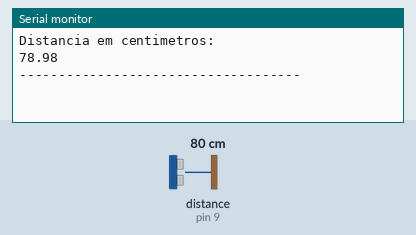
Recording of a sketch running on a simulated Arduino Uno, built with avr-gcc and run on an emulated ATmega328P. Parts: the last lines printed to the serial monitor. Wiring (inferred from the names in the program): ultrasonic range finder: trigger pin 8; echo pin 9. The inputs (shaded band) are chosen by the test bench; at power-on: distance to the obstacle (sensor on pin 9) 80 cm. The echo pulse lasts 58.3 µs per cm.

Above: at 1.3 s.
1.4 s: distance to the obstacle (sensor on pin 9) set to 2 cm
At 2.5 s:
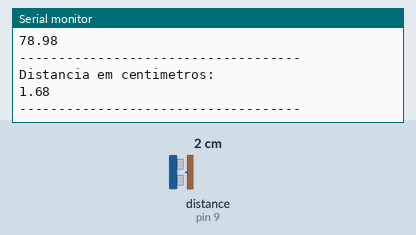
4.1 s: distance to the obstacle (sensor on pin 9) set to 4 cm
At 5.6 s:
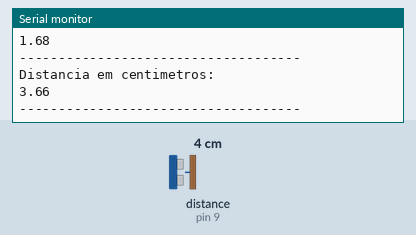
Timing chart, 0 to 7.1 s (numbered marks = the images above; inputs shaded):
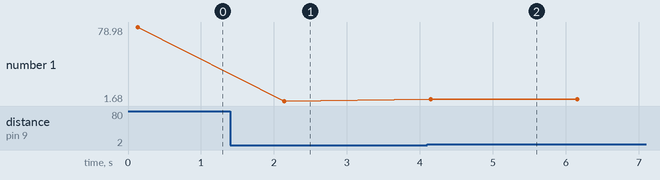

The sketch:

Sensor_Ultrasonico_ArduinoNano_Escravo.ino
```cpp
#include<HCSR04.h>

int PinTrigger = 8; // Pino usado para disparar os pulsos do sensor
int PinEcho = 9; // pino usado para ler a saida do sensor
float TempoEcho = 0;
const float VelocidadeSom_mpors = 340; // em metros por segundo
const float VelocidadeSom_mporus = 0.000340; // em metros por microsegundo

void setup(){
  // Configura pino de Trigger como saída e inicializa com nível baixo
  pinMode(PinTrigger, OUTPUT);
  digitalWrite(PinTrigger, LOW);
  pinMode(PinEcho, INPUT); // configura pino ECHO como entrada

  // Inicializa a porta serial
  Serial.begin(9600);

  delay(100);
}
void loop(){
  // Envia pulso para o disparar o sensor
  DisparaPulsoUltrassonico();
  // Mede o tempo de duração do sinal no pino de leitura(us)
  TempoEcho = pulseIn(PinEcho, HIGH);
  /*Serial.println("Distancia em metros: ");
  Serial.println(CalculaDistancia(TempoEcho));
  */
  Serial.println("Distancia em centimetros: ");
  Serial.println(CalculaDistancia(TempoEcho)*100);
  Serial.println("------------------------------------");

  // aguarda um pouco antes de começar tudo de novo
  delay(2000);
}
// Funçao para enviar o pulso de trigger
void DisparaPulsoUltrassonico(){
  // Para fazer o HC-SR04 enviar um pulso ultrassonico, nos temos
  // que enviar para o pino de trigger um sinal de nivel alto
  // com pelo menos 10us de duraçao
  digitalWrite(PinTrigger, HIGH);
  delayMicroseconds(10);
  digitalWrite(PinTrigger, LOW);
  }
// Função para calcular a distancia em metros
float CalculaDistancia(float tempo_us){
  return((tempo_us*VelocidadeSom_mporus)/2);
}
```

Measured:
- after the input at 1.4 s, the serial monitor: prints a new line after 0.74 s (image 1)
- after the input at 4.1 s, the serial monitor: prints a new line after 0.05 s (image 2)
- plotted number 1: 78.98 → 1.68 after the input at 1.4 s, 1.68 → 3.66 after the input at 4.1 s
